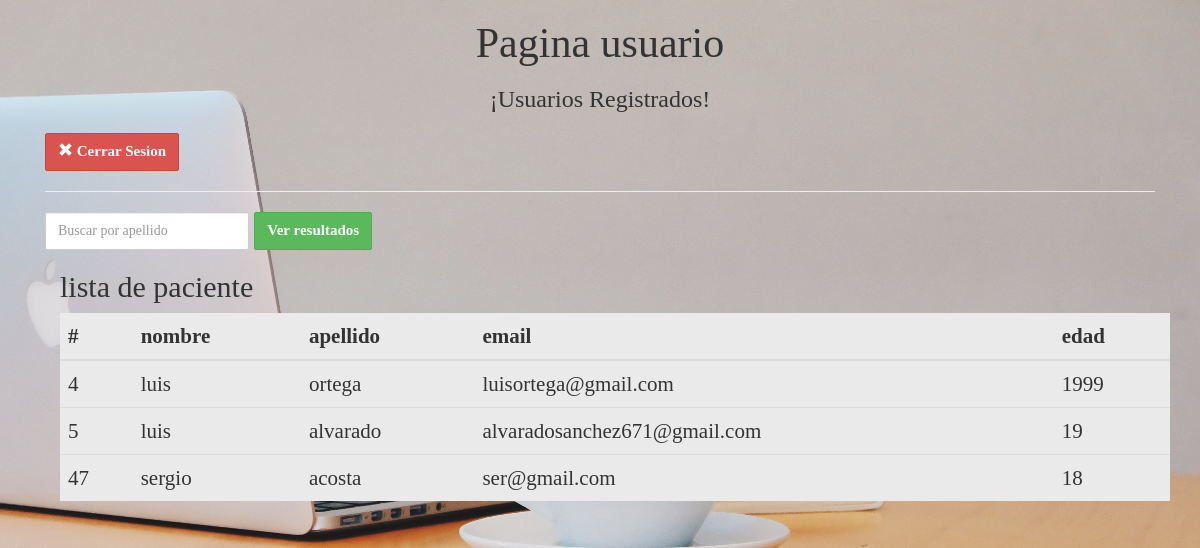
The app's page /usuarios/usuarios_portada.php (signed in) with its own data.
### tables this page shows
CREATE TABLE `alumnos` (
  `id` int(11) UNSIGNED NOT NULL,
  `nombre` varchar(30) NOT NULL,
  `apellido` varchar(30) NOT NULL,
  `email` varchar(50) NOT NULL,
  `edad` int(3) DEFAULT NULL
);

### usuarios/funcion.php (called while the page is built, shortened)
<?php
function escapar($html) {
  return htmlspecialchars($html, ENT_QUOTES | ENT_SUBSTITUTE, "UTF-8");
}

### usuarios/usuarios_portada.php (the view, shortened to what this page needs)
<!DOCTYPE html>
<html>
<head>
<link rel="stylesheet" href="../bootstrap/css/bootstrap.min.css">
</head>
<body class="img_de_fondo">
	<div class="wrapper">
	<div class="container">
		<div class="col-lg-12">
			<center>
				<h1>Pagina usuario</h1>
  <h3>¡Usuarios Registrados!</h3>
			</center>
			<a href="../cerrar_sesion.php"><button class="btn btn-danger text-left"><span class="glyphicon glyphicon-remove" aria-hidden="true"></span> Cerrar Sesion</button></a>
            <hr>
		</div>
<?php
include 'funcion.php';
$error = false;
$config = include 'conexion.php';
try {
  $dsn = 'mysql:host=' . $config['db']['host'] . ';dbname=' . $config['db']['name'];
  $conexion = new PDO($dsn, $config['db']['user'], $config['db']['pass'], $config['db']['options']);
  if (isset($_POST['apellido'])) {
    $consultaSQL = "SELECT * FROM alumnos WHERE apellido LIKE '%" . $_POST['apellido'] . "%'";
  } else {
    $consultaSQL = "SELECT * FROM alumnos";
  }
  $sentencia = $conexion->prepare($consultaSQL);
  $sentencia->execute();
  $alumnos = $sentencia->fetchAll();
} catch(PDOException $error) {
  $error= $error->getMessage();
}
?>
<div class="container">
  <div class="row">
    <div class="col-md-12">
      <form method="post" class="form-inline">
        <div class="form-group mr-3">
          <input type="text" id="apellido" name="apellido" placeholder="Buscar por apellido" class="form-control">
        </div>
        <button type="submit" name="submit" class="btn btn-success">Ver resultados</button>
      </form>
    </div>
  </div>
</div>
<div class="container">
<thead class="thead-dark">
    <div class="col-md-12">
      <h2 class="mt-3">lista de paciente</h2>
      <table class="table">
        <thead>
        <tr>
      <th scope="col">#</th>
      <th scope="col">nombre</th>
      <th scope="col">apellido</th>
      <th scope="col">email</th>
      <th scope="col">edad</th>
        </thead>
        <tbody>
          <?php
          if ($alumnos && $sentencia->rowCount() > 0) {
            foreach ($alumnos as $fila) {
              ?>
              <tr>
                <td><?php echo escapar($fila["id"]); ?></td>
                <td><?php echo escapar($fila["nombre"]); ?></td>
                <td><?php echo escapar($fila["apellido"]); ?></td>
                <td><?php echo escapar($fila["email"]); ?></td>
                <td><?php echo escapar($fila["edad"]); ?></td>
              </tr>
              <?php
            }
          }
          ?>
      </table>
    </div>
  </div>
</div>
	</body>
</html>

### usuarios/usuarios_portada.php (style rules this page uses)
.form-control, .btn { min-height: 38px; border-radius: 2px; }
.btn { font-size: 15px; font-weight: bold; }
body { background-color: #EEEEEE; font-family: 'Satisfy', 'cursive'; font-size: 210%; }
h1 { font-size: 200%; }
table { background: #EAEAEA; }
.img_de_fondo { background-image: url("img/5.jpg"); background-repeat: no-repeat; background-size: cover; }

### records on screen
alumnos: id "4", nombre "luis", apellido "ortega", email "luisortega@gmail.com", edad "1999"
alumnos: id "5", nombre "luis", apellido "alvarado", email "alvaradosanchez671@gmail.com", edad "19"
alumnos: id "47", nombre "sergio", apellido "acosta", email "ser@gmail.com", edad "18"
